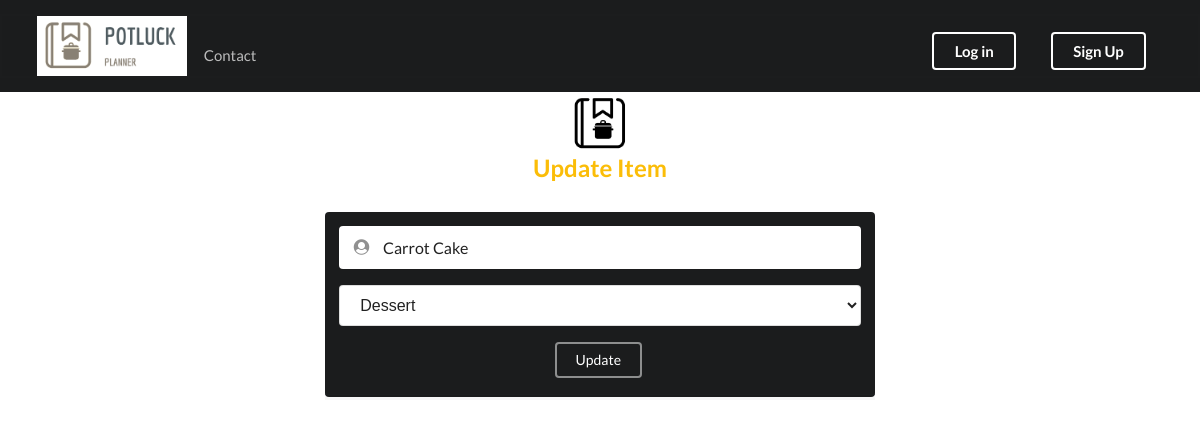
The app's page /items/4/update/, older data.
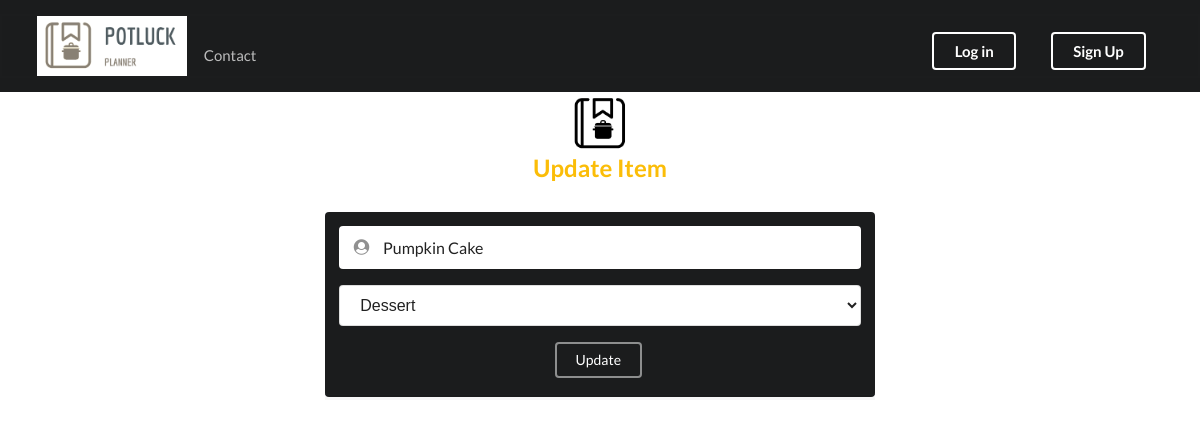
The same page, newer data.
### planner/models.py (models this page shows, shortened)
class Item(models.Model):
  name = models.CharField(max_length=200)
  category = models.CharField(max_length=200)
  userId = models.IntegerField()
  image = models.ImageField(upload_to='pictures', default='pictures/noimg.jpg')
  event = models.ForeignKey(Event, on_delete=models.CASCADE)
  created_by = models.CharField(max_length=100, default='admin@admin.com')

### planner/views.py (the view)
# urls.py: path('items/<int:id>/update/', views.update_item, name="update_item"),
def update_item(request, id):
  item = Item.objects.get(id=id)
  if request.method == 'POST':
    name = request.POST.get('name', '')
    category = request.POST.get('category', '')
    updated_item = Item(id=item.id, name=name, category=category, userId=item.userId, event=item.event, created_by=item.created_by)
    updated_item.save()
    return redirect('event_details', pk=item.event.id)
  return render(request, 'planner/updateitem.html', {  'item': item } )

### planner/templates/planner/updateitem.html (shortened to what this page needs)
{% extends 'planner/base.html' %}
{% block body %}
  <div class="ui container">
    <div class="ui middle aligned center aligned grid">
      <div class="four wide column"></div>
      <div class="eight wide column">
        <h2 class="ui yellow image header">
          <img src="../../../pictures/logo.png" class="image">
          <br />
          <div class="content">
            Update Item
          </div>
        </h2>
        <div class="ui stacked segment inverted">
          <form method="POST" class="ui large form inverted">
            <div class="field">
              <div class="ui left icon input">
                <input type="text" name="name" value="{{ item.name }}" required>
              </div>
            </div>
            <div class="field">
              <select name="category" required>
                <option value="Dessert" {% if item.category == "Dessert" %} selected {% endif %}>Dessert</option>
              </select>
            </div>
            <button type="submit" class="ui inverted red basic button">Update</button>
          </form>
        </div>
      </div>
      <div class="four wide column"></div>
    </div>
  </div>
{%  endblock %}

Row changes from the older to the newer data that the page shows:
changed Item "Dessert": name "Carrot Cake" → "Pumpkin Cake"
